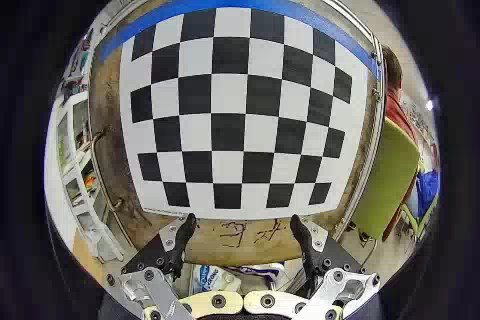
#> input picture images/11_49_03 PM-21_3_2026-ManiCam.jpg, 480 x 320 px; its folder holds 4 pictures in this run
$ python main.py
#> lines starting #> are read from the running program, lines starting #| are printed output that depends on the picture
import cv2
import numpy as np
import glob
import yaml

CHECKERBOARD = (7, 5)
SQUARE_SIZE = 30  # mm
IMAGE_PATH = "images/*.jpg"
OUTPUT_FILE = "config.yaml"

subpix_criteria = (
    cv2.TERM_CRITERIA_EPS + cv2.TERM_CRITERIA_MAX_ITER,
    30,
    0.1
)

calibration_flags = (
    cv2.fisheye.CALIB_RECOMPUTE_EXTRINSIC +
    cv2.fisheye.CALIB_FIX_SKEW
)

# PREPARE OBJECT POINTS

objp = np.zeros((1, CHECKERBOARD[0]*CHECKERBOARD[1], 3), np.float32)
objp[0, :, :2] = (
    np.mgrid[0:CHECKERBOARD[0], 0:CHECKERBOARD[1]]
    .T.reshape(-1, 2) * SQUARE_SIZE
)

objpoints = []
imgpoints = []

# LOAD IMAGES

images = glob.glob(IMAGE_PATH)

if len(images) == 0:
    raise RuntimeError("No images found")

print("Found images:", len(images))

for fname in images:

    img = cv2.imread(fname)
#> img is the input picture: shape (320, 480, 3); mean B, G, R 96.4, 99.3, 100.4
    gray = cv2.cvtColor(img, cv2.COLOR_BGR2GRAY)
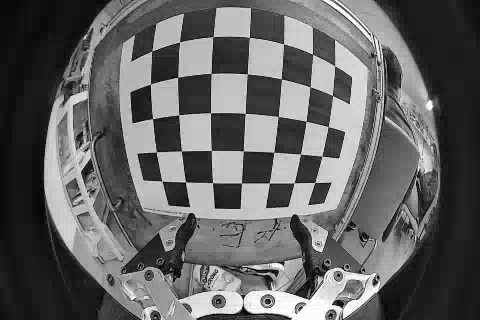
#> gray: shape (320, 480); min 0, max 255, mean 99.3


    ret, corners = cv2.findChessboardCornersSB(gray, CHECKERBOARD)
#> ret = True; corners = 35 rows, first 8: [314.5, 182.7], [294.1, 182.9], [269.3, 183], [241.4, 183.1], [212.5, 182.8], [185.5, 181.9], [162.1, 181], [321.8, 156.2]

    if ret:

        objpoints.append(objp)

        corners2 = cv2.cornerSubPix(
            gray,
            corners,
            (3, 3),
            (-1, -1),
            subpix_criteria
        )
#> corners2 = 35 rows, first 8: [314.8, 182.5], [294, 182.7], [269.3, 183], [241.4, 183.1], [212.5, 182.6], [185.6, 181.9], [162.1, 181.2], [321.9, 156.3]

        imgpoints.append(corners2)

        print("Detected:", fname)

    else:
        print("FAILED:", fname)
#> pass 2 of the loop `for fname in images:`:
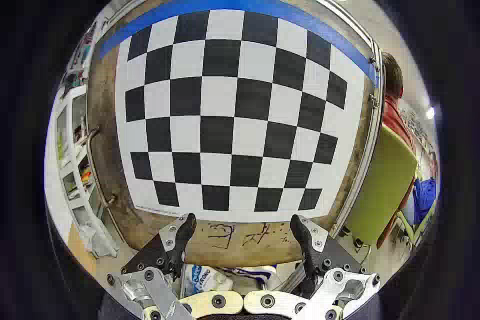
#> input picture images/11_49_39 PM-21_3_2026-ManiCam.jpg, 480 x 320 px
#> img is the input picture: shape (320, 480, 3); mean B, G, R 97.1, 100.4, 101.2
#> `gray = cv2.cvtColor(img, cv2.COLOR_BGR2GRAY)`:
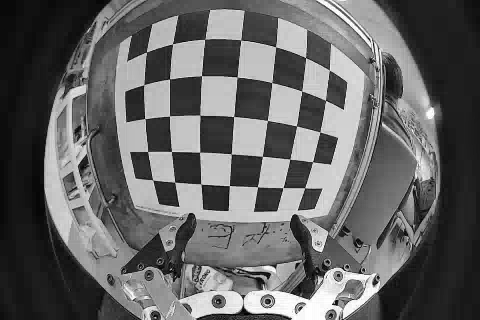
#> gray: shape (320, 480); min 0, max 255, mean 100.3
#> corners = 35 rows, first 8: [304.5, 187.9], [282.9, 187.7], [257.5, 186.9], [229.4, 185.8], [200.9, 184.1], [174.9, 182.2], [152.8, 180.2], [312.4, 161.9]
#> corners2 = 35 rows, first 8: [304.7, 187.7], [282.8, 187.6], [257.4, 186.8], [229.4, 185.6], [200.8, 184], [174.6, 182.1], [152.7, 180], [312.6, 161.7]
#> pass 3 of the loop `for fname in images:`:
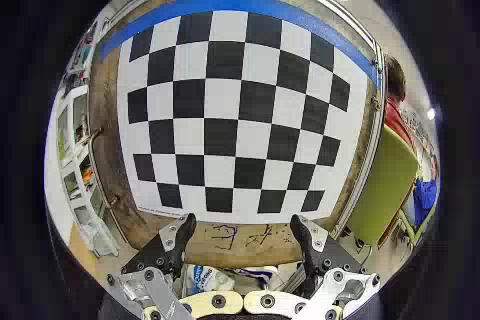
#> input picture images/11_51_20 PM-21_3_2026-ManiCam.jpg, 480 x 320 px
#> img is the input picture: shape (320, 480, 3); mean B, G, R 97.2, 99.9, 100.8
#> `gray = cv2.cvtColor(img, cv2.COLOR_BGR2GRAY)`:
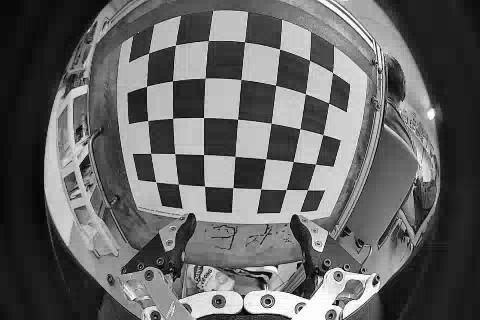
#> gray: shape (320, 480); min 0, max 255, mean 99.8
#> corners = 35 rows, first 8: [307.2, 190], [286, 189.7], [260.8, 188.9], [233, 187.8], [204.5, 186.2], [178.5, 184.1], [155.9, 182], [315.3, 164.1]
#> corners2 = 35 rows, first 8: [307.4, 189.8], [286, 189.6], [260.7, 188.7], [232.9, 187.5], [204.5, 186.1], [178.4, 184.1], [155.8, 181.8], [315.5, 164.1]
#> the loop made 4 passes; the first 3 are shown

# CALIBRATION

N_OK = len(objpoints)

print("Valid images:", N_OK)

DIM = gray.shape[::-1]
#> DIM = (480, 320)

K = np.zeros((3, 3))
D = np.zeros((4, 1))

rvecs = []
tvecs = []

rms, K, D, rvecs, tvecs = cv2.fisheye.calibrate(
    objpoints,
    imgpoints,
    DIM,
    K,
    D,
    rvecs,
    tvecs,
    calibration_flags,
    (cv2.TERM_CRITERIA_EPS + cv2.TERM_CRITERIA_MAX_ITER, 30, 1e-6)
)

print("RMS:", rms)
print("K:\n", K)
print("D:\n", D)

# SAVE YAML

data = {
    "image_width": int(DIM[0]),
    "image_height": int(DIM[1]),
    "K": {
        "rows": 3,
        "cols": 3,
        "dt": "d",
        "data": K.reshape(-1).tolist()
    },
    "D": {
        "rows": 1,
        "cols": 4,
        "dt": "d",
        "data": D.reshape(-1).tolist()
    }
}

with open(OUTPUT_FILE, "w") as f:
    yaml.dump(data, f)

print("Saved:", OUTPUT_FILE)
